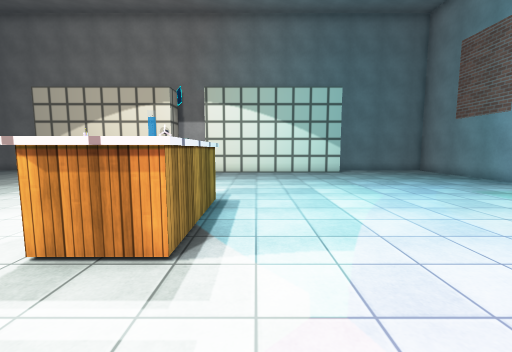
[1] (above)

18 first-person views from a walk through a scene from a Unity 3-D project. The camera is 1.4 m above the floor, tilts 6° down and sees 90° across. The floor is counted in squares, 1 m on a side. Each view is taken from the middle of a square. On the plan, view 1 faces up. The plan holds only what a view shows up to about 13 squares ahead; the rest is blank. Surface patterns are stand-ins for the level's own textures.

[2]
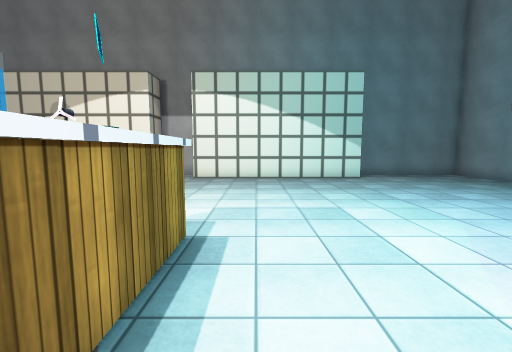

[3]
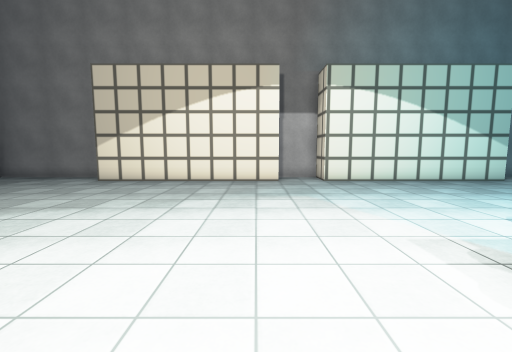

[4]
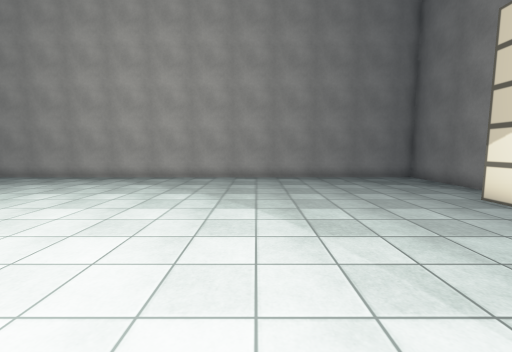

[5]
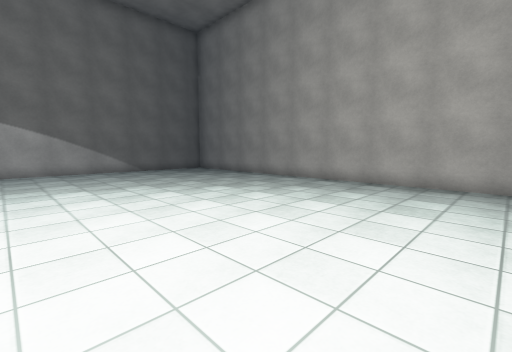

[6]
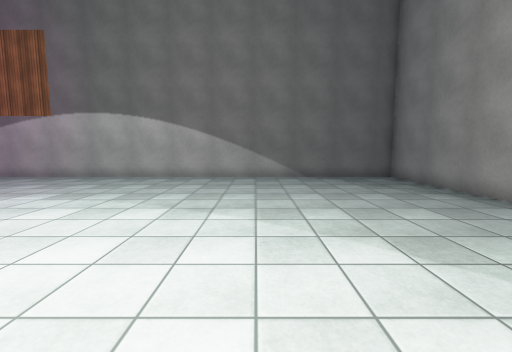

[7]
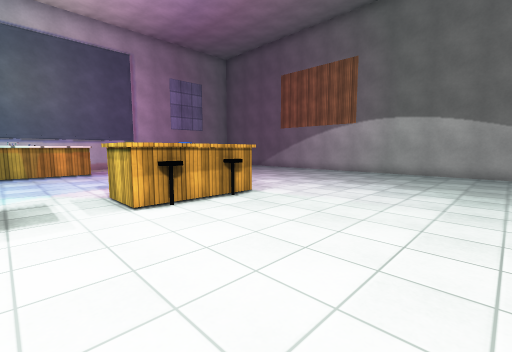

[8]
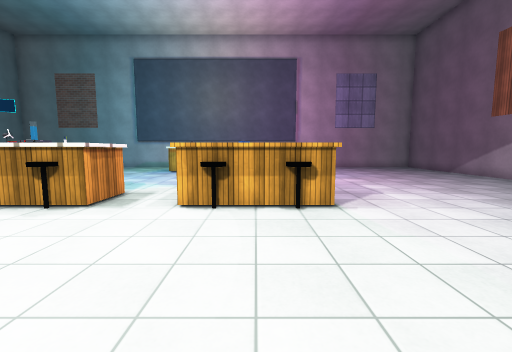

[9]
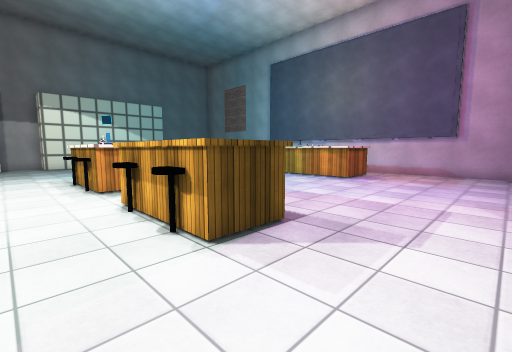

[10]
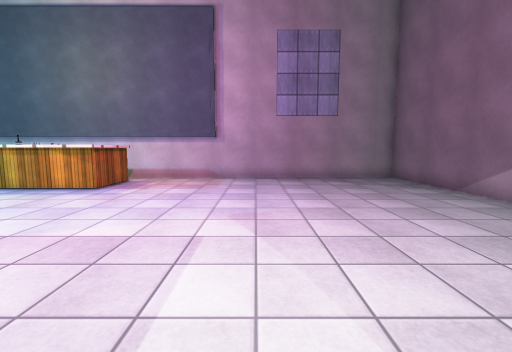

[11]
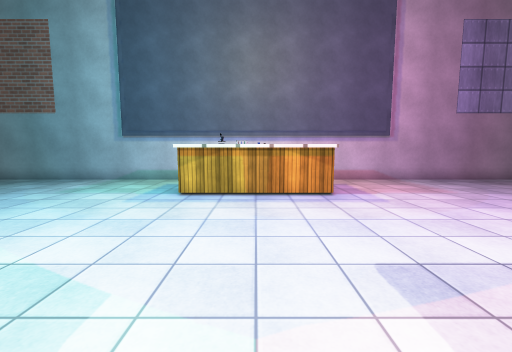

[12]
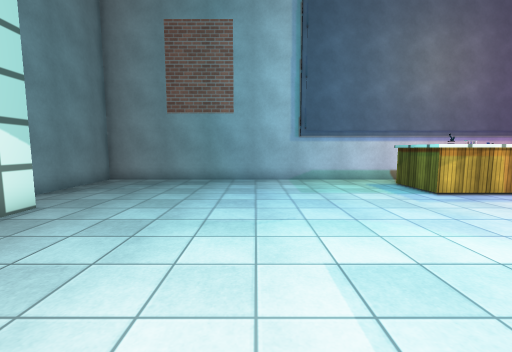

[13]
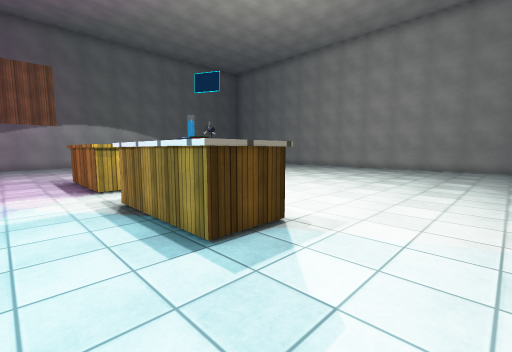

[14]
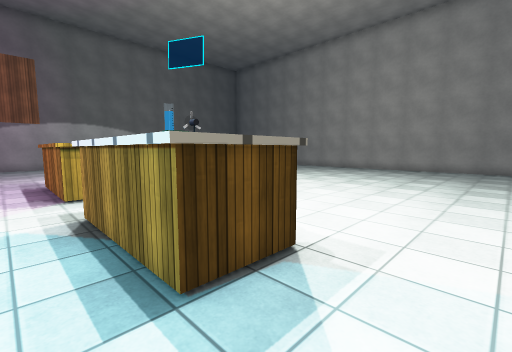

[15]
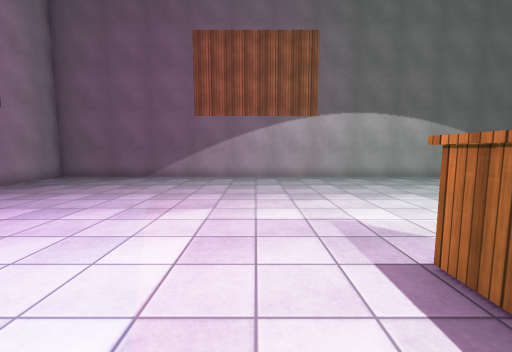

[16]
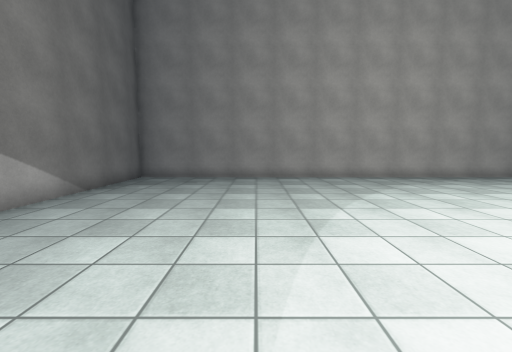

[17]
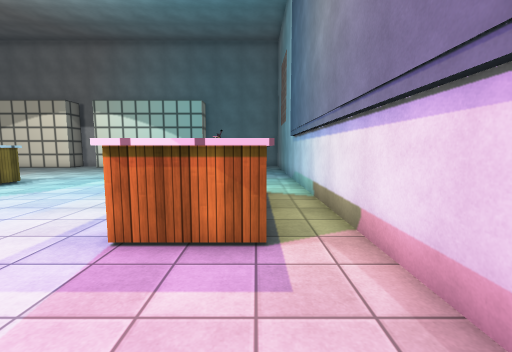

[18]
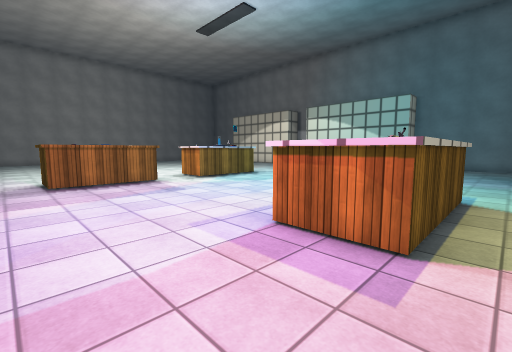

### Floor plan
Key: @ floor where view 1 was taken; # wall or solid block; . floor; ^ raised ledge; O other object.
Columns run from 19 left of view 1 to 11 right of it. Each row starts with its distance up from view 1.
 17 ######        ###         #####
 16 #.....        #.#        .....#
 15 #.....#########.#########.....#
 14 #.............................#
 13 #.............................#
 12 #.............................#
 11 #.............................#
 10 #.............................#
  9 #.............................#
  8 #.............................#
  7 #...............###...........#
  6 #...............#O#...........#
  5 #...............# #...........#
  4 #...............# #.......###.#
  3 #...............###.......^O^.#
  2 #.........................^^^.#
  1 #...............###.......^ ^.#
  0 #...............###@......^^^.#
 -1 #...............###...........#
 -2 #...............###...........#
 -3 #...............###...........#
 -4 #.............................#
 -5 #.............................#
 -6 #.............................#
 -7 #.............................#
 -8 #.............................#
 -9 #.............................#
-10 #.............................#
-11 #.............................#
-12 #.............................#
-13 ###############################

Where each view was taken, in squares from view 1:
view 1: 0 up, 0 right, facing up
view 2: 3 up, 0 right, facing up
view 3: 4 up, 6 left, facing up
view 4: 9 up, 6 left, facing left
view 5: 4 up, 8 left, facing down-left
view 6: 0 up, 12 left, facing down
view 7: 3 up, 9 left, facing down-right
view 8: 1 down, 9 left, facing right
view 9: 6 down, 5 left, facing up-right
view 10: 6 down, 2 left, facing right
view 11: 2 up, 1 left, facing right
view 12: 10 up, 1 left, facing right
view 13: 10 up, 1 right, facing down-left
view 14: 9 up, 0 right, facing down-left
view 15: 0 up, 1 right, facing down
view 16: 7 down, 6 left, facing left
view 17: 4 down, 9 right, facing up
view 18: 4 down, 10 right, facing up-left
